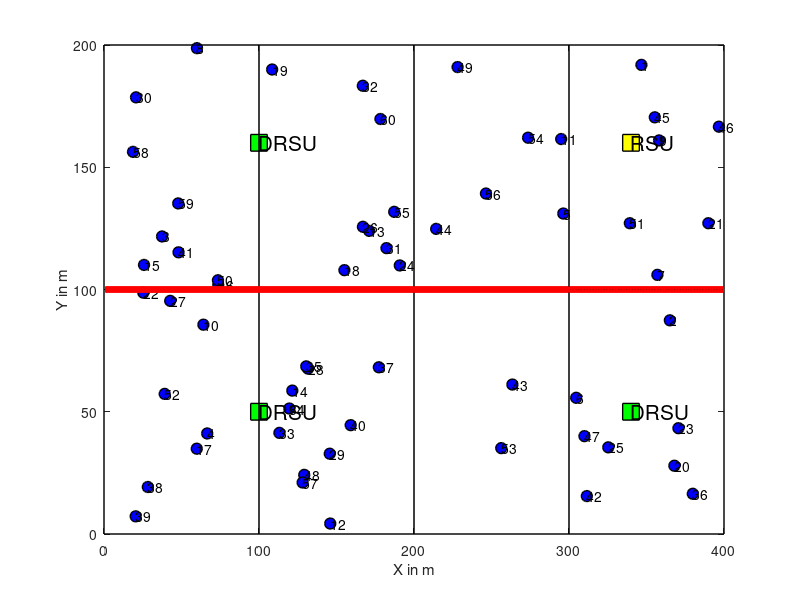

The MATLAB source for this figure:
clc;
clear all;
close all;
warning off all;

restoredefaultpath;
addpath(genpath(pwd));
global N X Y Xb Yb E zX zY max1


rand('seed',1)
N=60;% Total No. of Nodes
RSU=[];%[250];
min1=0;
max11=400;
max1=200;

X = min1+(max11-min1)*rand(1,N);
Y = min1+(max1-min1)*rand(1,N);
R=100; %sensor field Radius
%co-ordinates of base station

%% Normalized vehicle velocity 
maxv=50;
minv=10;
vel=rand(1,N);

%% Node Buffersize
E=rand(1,N);%1.*ones(1,N); % intialize node Buffersize
minTh=E/2;     %% minTh for buffer
%%
figure,
for i2 = 1:N 
          plot(X(i2),Y(i2),'o','LineWidth',1,...
                    'MarkerEdgeColor','k',...
                    'MarkerFaceColor','b',...
                    'MarkerSize',8'); 
          xlabel('X in m')
          ylabel('Y in m')
          text(X(i2), Y(i2), num2str(i2),'FontSize',10); 
          hold on;
end
hold on

        Xb = 340;
        Yb = 160;
         plot(Xb,Yb,'s','LineWidth',1,...
                    'MarkerEdgeColor','k',...
                    'MarkerFaceColor','y',...
                    'MarkerSize',12'); 
          xlabel('X in m')
          ylabel('Y in m')
          text(Xb, Yb, 'RSU','FontSize',15); 
          hold on;
hold on
        Xb = [100,100,340];
        Yb = [160,50,50];
for j = 1:3
         plot(Xb(j),Yb(j),'s','LineWidth',1,...
                    'MarkerEdgeColor','k',...
                    'MarkerFaceColor','g',...
                    'MarkerSize',12'); 
          xlabel('X in m')
          ylabel('Y in m')
          text(Xb(j), Yb(j), 'DRSU','FontSize',15); 
          hold on;
end
%% Equal-zone division
zX=0:100:max11;
zY=0:100:max1;
id=zeros(1,N);
%ipd=1;
ik1=1;
for ik=1:numel(zX)-1
    for ij=1:numel(zY)-1
    rectangle('Position',[zX(ik) zY(ij) 100 100])
    points =[zX(ik) zY(ij); zX(ik)+100 zY(ij);  zX(ik)+100 zY(ij)+100 ;zX(ik) zY(ij)+100 ;zX(ik) zY(ij)]
    
    line(1:400,100.*ones(1,400),'Color','r','LineWidth',4)
    
    if(~isempty(RSU))
        
        plot(RSU(1),100,'^','LineWidth',1,...
                    'MarkerEdgeColor','k',...
                    'MarkerFaceColor','g',...
                    'MarkerSize',11'); 
          xlabel('X in m')
          ylabel('Y in m')
          %text(Xb, Yb, 'Base','FontSize',10); 
          hold on;
    end
    
    %figure(2)
    %plot(points(:,1),points(:,2),'-*r')
    [in,on]=inpolygon(X,Y,points(:,1),points(:,2))
    
    ind=find(in==1);
     
     if(~isempty(RSU))
         if(RSU(1)>zX(ik) && RSU(1)<zX(ik+1))
         ind=[];
         end
     else
         
    
%      %% Max Buffersize CHM
%     Ec=E(ind);      
%     SN1=ind;
%     SN(ik1).id=ind;
%     L=0.*ind;%label
%         
%     [val1,ind2]=sort(Ec,'descend');
%     MonitorID(ik1)=ind(ind2(1));
%        
%     ipd0=find(ind==ind(ind2(1)));
%     L(ipd0)=1; %CHM
%     plot(X(MonitorID(ik1)),Y(MonitorID(ik1)),'o','LineWidth',1,...
%                     'MarkerEdgeColor','k',...
%                     'MarkerFaceColor','g',...
%                     'MarkerSize',10'); 
%           xlabel('X in m')
%           ylabel('Y in m')
%           %text(Xb, Yb, 'Base','FontSize',10); 
%           hold on;
     end
    end
end